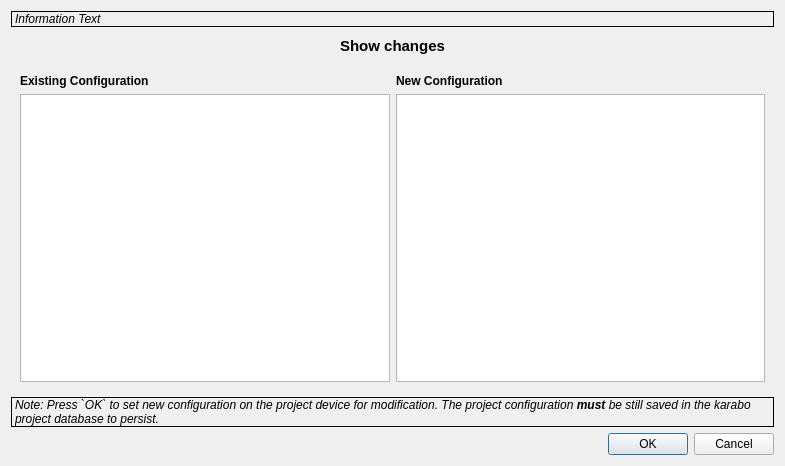
<?xml version="1.0" encoding="UTF-8"?>
<ui version="4.0">
 <class>ConfigurationDialog</class>
 <widget class="QDialog" name="ConfigurationDialog">
  <property name="geometry">
   <rect>
    <x>0</x>
    <y>0</y>
    <width>785</width>
    <height>466</height>
   </rect>
  </property>
  <property name="windowTitle">
   <string>Dialog</string>
  </property>
  <layout class="QVBoxLayout" name="verticalLayout_3">
   <item>
    <widget class="QLabel" name="ui_info">
     <property name="font">
      <font>
       <italic>true</italic>
      </font>
     </property>
     <property name="frameShape">
      <enum>QFrame::Box</enum>
     </property>
     <property name="text">
      <string>Information Text</string>
     </property>
     <property name="wordWrap">
      <bool>true</bool>
     </property>
    </widget>
   </item>
   <item>
    <layout class="QHBoxLayout" name="horizontalLayout_3">
     <item>
      <widget class="QPushButton" name="ui_swap">
       <property name="font">
        <font>
         <pointsize>11</pointsize>
         <weight>75</weight>
         <bold>true</bold>
        </font>
       </property>
       <property name="text">
        <string>Show changes</string>
       </property>
       <property name="iconSize">
        <size>
         <width>24</width>
         <height>24</height>
        </size>
       </property>
       <property name="flat">
        <bool>true</bool>
       </property>
      </widget>
     </item>
    </layout>
   </item>
   <item>
    <widget class="QStackedWidget" name="ui_stack_widget">
     <property name="minimumSize">
      <size>
       <width>220</width>
       <height>0</height>
      </size>
     </property>
     <property name="currentIndex">
      <number>0</number>
     </property>
     <widget class="QWidget" name="page">
      <layout class="QHBoxLayout" name="horizontalLayout">
       <item>
        <layout class="QVBoxLayout" name="verticalLayout_4">
         <item>
          <widget class="QLabel" name="label_2">
           <property name="font">
            <font>
             <weight>75</weight>
             <bold>true</bold>
            </font>
           </property>
           <property name="text">
            <string>Existing Configuration</string>
           </property>
          </widget>
         </item>
         <item>
          <widget class="QTextEdit" name="ui_config_existing">
           <property name="sizePolicy">
            <sizepolicy hsizetype="MinimumExpanding" vsizetype="MinimumExpanding">
             <horstretch>0</horstretch>
             <verstretch>0</verstretch>
            </sizepolicy>
           </property>
           <property name="minimumSize">
            <size>
             <width>200</width>
             <height>0</height>
            </size>
           </property>
           <property name="readOnly">
            <bool>true</bool>
           </property>
          </widget>
         </item>
        </layout>
       </item>
       <item>
        <layout class="QVBoxLayout" name="verticalLayout_5">
         <item>
          <widget class="QLabel" name="label_3">
           <property name="font">
            <font>
             <weight>75</weight>
             <bold>true</bold>
            </font>
           </property>
           <property name="text">
            <string>New Configuration</string>
           </property>
          </widget>
         </item>
         <item>
          <widget class="QTextEdit" name="ui_config_new">
           <property name="sizePolicy">
            <sizepolicy hsizetype="MinimumExpanding" vsizetype="MinimumExpanding">
             <horstretch>0</horstretch>
             <verstretch>0</verstretch>
            </sizepolicy>
           </property>
           <property name="minimumSize">
            <size>
             <width>200</width>
             <height>0</height>
            </size>
           </property>
           <property name="readOnly">
            <bool>true</bool>
           </property>
          </widget>
         </item>
        </layout>
       </item>
      </layout>
     </widget>
     <widget class="QWidget" name="page_2">
      <layout class="QHBoxLayout" name="horizontalLayout_2">
       <item>
        <layout class="QVBoxLayout" name="verticalLayout">
         <item>
          <widget class="QTextEdit" name="ui_changes">
           <property name="sizePolicy">
            <sizepolicy hsizetype="MinimumExpanding" vsizetype="MinimumExpanding">
             <horstretch>0</horstretch>
             <verstretch>0</verstretch>
            </sizepolicy>
           </property>
           <property name="minimumSize">
            <size>
             <width>200</width>
             <height>0</height>
            </size>
           </property>
           <property name="readOnly">
            <bool>true</bool>
           </property>
          </widget>
         </item>
        </layout>
       </item>
      </layout>
     </widget>
    </widget>
   </item>
   <item>
    <widget class="QLabel" name="ui_note">
     <property name="font">
      <font>
       <italic>true</italic>
      </font>
     </property>
     <property name="frameShape">
      <enum>QFrame::Box</enum>
     </property>
     <property name="text">
      <string>Note: Press `OK` to set new configuration on the project device for modification. The project configuration &lt;b&gt;must&lt;/b&gt; be still saved in the karabo project database to persist. </string>
     </property>
     <property name="alignment">
      <set>Qt::AlignLeading|Qt::AlignLeft|Qt::AlignVCenter</set>
     </property>
     <property name="wordWrap">
      <bool>true</bool>
     </property>
    </widget>
   </item>
   <item>
    <widget class="QDialogButtonBox" name="ui_buttonBox">
     <property name="standardButtons">
      <set>QDialogButtonBox::Cancel|QDialogButtonBox::Ok</set>
     </property>
    </widget>
   </item>
  </layout>
 </widget>
 <resources/>
 <connections>
  <connection>
   <sender>ui_buttonBox</sender>
   <signal>clicked(QAbstractButton*)</signal>
   <receiver>ConfigurationDialog</receiver>
   <slot>accept()</slot>
   <hints>
    <hint type="sourcelabel">
     <x>299</x>
     <y>632</y>
    </hint>
    <hint type="destinationlabel">
     <x>299</x>
     <y>324</y>
    </hint>
   </hints>
  </connection>
 </connections>
</ui>
